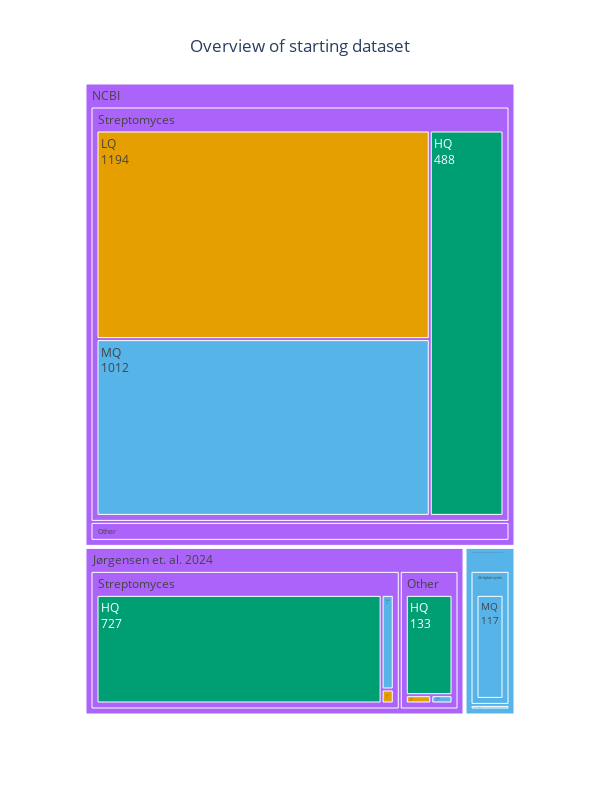

The notebook cell this image was saved under:
### Markdown cell above
# Treemap

### Code cell
import plotly.graph_objects as go
df = df_filter_quality.copy()

for genome_id in df.index:
    genus = df.loc[genome_id, "genus"]
    if genus == "Streptomyces":
        df.loc[genome_id, "genus_plot"] = genus
    else:
        df.loc[genome_id, "genus_plot"] = "Other"
# Define your color scheme
color_dict = {
    'LQ': '#E69F00',  # Orange
    'MQ': '#56B4E9',  # Sky Blue
    'HQ': '#009E73',  # Bluish Green
}

treemap_fig = px.treemap(df, path=['source', 'genus_plot', 'quality'], 
                 color='quality',  # Use 'quality' to determine color
                 hover_data=['source', 'genus_plot', 'quality'],
                 color_discrete_map=color_dict,
                        )  # Use your color scheme

treemap_fig.update_traces(textposition='top left', 
                  textinfo='label+text+value', 
                  hovertemplate='<b>%{label} </b> <br> Count: %{value}',
                  textfont=dict(size=12)  # Adjust the font size of the text displayed in the boxes
                 )


# Add title, set size, and adjust title position
treemap_fig.update_layout(
    title_text="Overview of starting dataset",
    title_x=0.5,  # Center the title
    title_y=0.95,  # Position the title right above the plot
    width=600, 
    height=800
)

# Save as SVG
treemap_fig.write_image("assets/figures/Figure_1/a.svg")

# Save as PNG
treemap_fig.write_image("assets/figures/Figure_1/a.png")

treemap_fig.show()

### Figure 1 — Plotly figure (JSON) as saved in the notebook; plotly's stock layout.template omitted (floating-point values rounded to 4 significant figures)
{"data": [{"branchvalues": "total", "customdata": [["Jørgensen et. al. 2024", "Other", "HQ", "HQ"], ["Jørgensen et. al. 2024", "(?)", "(?)", "(?)"], ["NCBI", "Streptomyces", "(?)", "(?)"], ["Jørgensen et. al. 2024  (sourced from NCBI on 30 June 2023)", "Streptomyces", "MQ", "MQ"], ["Jørgensen et. al. 2024", "Streptomyces", "(?)", "(?)"], ["NCBI", "Other", "(?)", "(?)"], ["Jørgensen et. al. 2024  (sourced from NCBI on 30 June 2023)", "Other", "MQ", "MQ"], ["Jørgensen et. al. 2024", "Other", "(?)", "(?)"], ["NCBI", "Streptomyces", "MQ", "MQ"], ["Jørgensen et. al. 2024  (sourced from NCBI on 30 June 2023)", "Streptomyces", "MQ", "MQ"], ["Jørgensen et. al. 2024", "Streptomyces", "MQ", "MQ"], ["Jørgensen et. al. 2024  (sourced from NCBI on 30 June 2023)", "Other", "MQ", "MQ"], ["Jørgensen et. al. 2024", "Other", "MQ", "MQ"], ["NCBI", "Streptomyces", "LQ", "LQ"], ["Jørgensen et. al. 2024", "Streptomyces", "LQ", "LQ"], ["NCBI", "Other", "LQ", "LQ"], ["Jørgensen et. al. 2024", "Other", "LQ", "LQ"], ["Jørgensen et. al. 2024", "Streptomyces", "HQ", "HQ"], ["NCBI", "Other", "HQ", "HQ"], ["NCBI", "Other", "MQ", "MQ"], ["NCBI", "(?)", "(?)", "(?)"], ["Jørgensen et. al. 2024  (sourced from NCBI on 30 June 2023)", "(?)", "MQ", "MQ"], ["NCBI", "Streptomyces", "HQ", "HQ"]], "domain": {"x": [0, 1], "y": [0, 1]}, "hovertemplate": "<b>%{label} </b> <br> Count: %{value}", "ids": ["Jørgensen et. al. 2024/Other/HQ", "Jørgensen et. al. 2024", "NCBI/Streptomyces", "Jørgensen et. al. 2024  (sourced from NCBI on 30 June 2023)/Streptomyces", "Jørgensen et. al. 2024/Streptomyces", "NCBI/Other", "Jørgensen et. al. 2024  (sourced from NCBI on 30 June 2023)/Other", "Jørgensen et. al. 2024/Other", "NCBI/Streptomyces/MQ", "Jørgensen et. al. 2024  (sourced from NCBI on 30 June 2023)/Streptomyces/MQ", "Jørgensen et. al. 2024/Streptomyces/MQ", "Jørgensen et. al. 2024  (sourced from NCBI on 30 June 2023)/Other/MQ", "Jørgensen et. al. 2024/Other/MQ", "NCBI/Streptomyces/LQ", "Jørgensen et. al. 2024/Streptomyces/LQ", "NCBI/Other/LQ", "Jørgensen et. al. 2024/Other/LQ", "Jørgensen et. al. 2024/Streptomyces/HQ", "NCBI/Other/HQ", "NCBI/Other/MQ", "NCBI", "Jørgensen et. al. 2024  (sourced from NCBI on 30 June 2023)", "NCBI/Streptomyces/HQ"], "labels": ["HQ", "Jørgensen et. al. 2024", "Streptomyces", "Streptomyces", "Streptomyces", "Other", "Other", "Other", "MQ", "MQ", "MQ", "MQ", "MQ", "LQ", "LQ", "LQ", "LQ", "HQ", "HQ", "MQ", "NCBI", "Jørgensen et. al. 2024  (sourced from NCBI on 30 June 2023)", "HQ"], "marker": {"colors": ["#009E73", "#ab63fa", "#ab63fa", "#56B4E9", "#ab63fa", "#ab63fa", "#56B4E9", "#ab63fa", "#56B4E9", "#56B4E9", "#56B4E9", "#56B4E9", "#56B4E9", "#E69F00", "#E69F00", "#E69F00", "#E69F00", "#009E73", "#009E73", "#56B4E9", "#ab63fa", "#56B4E9", "#009E73"]}, "name": "", "parents": ["Jørgensen et. al. 2024/Other", "", "NCBI", "Jørgensen et. al. 2024  (sourced from NCBI on 30 June 2023)", "Jørgensen et. al. 2024", "NCBI", "Jørgensen et. al. 2024  (sourced from NCBI on 30 June 2023)", "Jørgensen et. al. 2024", "NCBI/Streptomyces", "Jørgensen et. al. 2024  (sourced from NCBI on 30 June 2023)/Streptomyces", "Jørgensen et. al. 2024/Streptomyces", "Jørgensen et. al. 2024  (sourced from NCBI on 30 June 2023)/Other", "Jørgensen et. al. 2024/Other", "NCBI/Streptomyces", "Jørgensen et. al. 2024/Streptomyces", "NCBI/Other", "Jørgensen et. al. 2024/Other", "Jørgensen et. al. 2024/Streptomyces", "NCBI/Other", "NCBI/Other", "", "", "NCBI/Streptomyces"], "textfont": {"size": 12}, "textinfo": "label+text+value", "textposition": "top left", "type": "treemap", "values": [133, 902, 2694, 117, 758, 123, 4, 144, 1012, 117, 27, 4, 5, 1194, 4, 60, 6, 727, 13, 50, 2817, 121, 488]}], "layout": {"height": 800, "legend": {"tracegroupgap": 0}, "margin": {"t": 60}, "title": {"text": "Overview of starting dataset", "x": 0.5, "y": 0.95}, "width": 600}}
